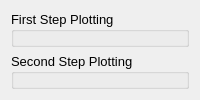
            <widget class="QWidget" name="tab_2">
             <attribute name="title">
              <string>Step Plotting</string>
             </attribute>
             <layout class="QVBoxLayout" name="verticalLayout">
              <item>
               <widget class="QGroupBox" name="groupBox_3">
                <property name="font">
                 <font>
                  <pointsize>10</pointsize>
                 </font>
                </property>
                <property name="title">
                 <string>First Step Plotting</string>
                </property>
                <widget class="QWidget" name="widget_first_step" native="true">
                 <property name="geometry">
                  <rect>
                   <x>230</x>
                   <y>0</y>
                   <width>1551</width>
                   <height>411</height>
                  </rect>
                 </property>
                 <widget class="MatplotlibWidget" name="mplwidget_first_step">
                  <property name="geometry">
                   <rect>
                    <x>290</x>
                    <y>200</y>
                    <width>16</width>
                    <height>16</height>
                   </rect>
                  </property>
                 </widget>
                </widget>
                <widget class="QComboBox" name="comboBox_y_first_step">
                 <property name="geometry">
                  <rect>
                   <x>20</x>
                   <y>60</y>
                   <width>191</width>
                   <height>31</height>
                  </rect>
                 </property>
                 <property name="font">
                  <font>
                   <pointsize>12</pointsize>
                  </font>
                 </property>
                </widget>
                <widget class="QPushButton" name="pushButton_plot_first_step">
                 <property name="enabled">
                  <bool>false</bool>
                 </property>
                 <property name="geometry">
                  <rect>
                   <x>70</x>
                   <y>310</y>
                   <width>81</width>
                   <height>31</height>
                  </rect>
                 </property>
                 <property name="font">
                  <font>
                   <pointsize>13</pointsize>
                  </font>
                 </property>
                 <property name="text">
                  <string>Plot</string>
                 </property>
                </widget>
                <widget class="QLabel" name="label_14">
                 <property name="enabled">
                  <bool>false</bool>
                 </property>
                 <property name="geometry">
                  <rect>
                   <x>20</x>
                   <y>30</y>
                   <width>61</width>
                   <height>31</height>
                  </rect>
                 </property>
                 <property name="font">
                  <font>
                   <pointsize>12</pointsize>
                  </font>
                 </property>
                 <property name="text">
                  <string> Y-Axis</string>
                 </property>
                </widget>
                <widget class="QGroupBox" name="groupBox_first">
                 <property name="enabled">
                  <bool>false</bool>
                 </property>
                 <property name="geometry">
                  <rect>
                   <x>10</x>
                   <y>120</y>
                   <width>211</width>
                   <height>171</height>
                  </rect>
                 </property>
                 <property name="title">
                  <string/>
                 </property>
                 <widget class="QComboBox" name="comboBox_first">
                  <property name="geometry">
                   <rect>
                    <x>10</x>
                    <y>120</y>
                    <width>191</width>
                    <height>31</height>
                   </rect>
                  </property>
                  <property name="font">
                   <font>
                    <pointsize>12</pointsize>
                   </font>
                  </property>
                 </widget>
                 <widget class="QRadioButton" name="radioButton_first_multiply">
                  <property name="geometry">
                   <rect>
                    <x>130</x>
                    <y>10</y>
                    <width>81</width>
                    <height>17</height>
                   </rect>
                  </property>
                  <property name="font">
                   <font>
                    <pointsize>12</pointsize>
                   </font>
                  </property>
                  <property name="text">
                   <string>Multiply</string>
                  </property>
                 </widget>
                 <widget class="QRadioButton" name="radioButton_first_divide">
                  <property name="geometry">
                   <rect>
                    <x>40</x>
                    <y>10</y>
                    <width>71</width>
                    <height>17</height>
                   </rect>
                  </property>
                  <property name="font">
                   <font>
                    <pointsize>12</pointsize>
                   </font>
                  </property>
                  <property name="text">
                   <string>Divide</string>
                  </property>
                  <property name="checked">
                   <bool>true</bool>
                  </property>
                 </widget>
                 <widget class="QRadioButton" name="radioButton_first_plus">
                  <property name="geometry">
                   <rect>
                    <x>30</x>
                    <y>40</y>
                    <width>71</width>
                    <height>17</height>
                   </rect>
                  </property>
                  <property name="font">
                   <font>
                    <pointsize>12</pointsize>
                   </font>
                  </property>
                  <property name="text">
                   <string>Plus</string>
                  </property>
                 </widget>
                 <widget class="QRadioButton" name="radioButton_first_minus">
                  <property name="geometry">
                   <rect>
                    <x>120</x>
                    <y>40</y>
                    <width>71</width>
                    <height>17</height>
                   </rect>
                  </property>
                  <property name="font">
                   <font>
                    <pointsize>12</pointsize>
                   </font>
                  </property>
                  <property name="text">
                   <string>Minus</string>
                  </property>
                 </widget>
                 <widget class="QLabel" name="label_16">
                  <property name="geometry">
                   <rect>
                    <x>10</x>
                    <y>90</y>
                    <width>111</width>
                    <height>31</height>
                   </rect>
                  </property>
                  <property name="font">
                   <font>
                    <pointsize>12</pointsize>
                   </font>
                  </property>
                  <property name="text">
                   <string>Second  Y-Axis</string>
                  </property>
                 </widget>
                 <widget class="QCheckBox" name="checkBox_first">
                  <property name="geometry">
                   <rect>
                    <x>20</x>
                    <y>70</y>
                    <width>131</width>
                    <height>17</height>
                   </rect>
                  </property>
                  <property name="font">
                   <font>
                    <pointsize>12</pointsize>
                   </font>
                  </property>
                  <property name="text">
                   <string>Absolute Value</string>
                  </property>
                 </widget>
                </widget>
               </widget>
              </item>
              <item>
               <widget class="QGroupBox" name="groupBox_4">
                <property name="font">
                 <font>
                  <pointsize>10</pointsize>
                 </font>
                </property>
                <property name="title">
                 <string>Second Step Plotting</string>
                </property>
                <widget class="QWidget" name="widget_second_step" native="true">
                 <property name="geometry">
                  <rect>
                   <x>230</x>
                   <y>0</y>
                   <width>1551</width>
                   <height>411</height>
                  </rect>
                 </property>
                 <widget class="MatplotlibWidget" name="mplwidget_second_step">
                  <property name="geometry">
                   <rect>
                    <x>290</x>
                    <y>200</y>
                    <width>16</width>
                    <height>16</height>
                   </rect>
                  </property>
                 </widget>
                </widget>
                <widget class="QComboBox" name="comboBox_y_second_step">
                 <property name="geometry">
                  <rect>
                   <x>20</x>
                   <y>70</y>
                   <width>201</width>
                   <height>31</height>
                  </rect>
                 </property>
                 <property name="font">
                  <font>
                   <pointsize>12</pointsize>
                  </font>
                 </property>
                </widget>
                <widget class="QPushButton" name="pushButton_plot_second_step">
                 <property name="enabled">
                  <bool>false</bool>
                 </property>
                 <property name="geometry">
                  <rect>
                   <x>70</x>
                   <y>320</y>
                   <width>81</width>
                   <height>31</height>
                  </rect>
                 </property>
                 <property name="font">
                  <font>
                   <pointsize>13</pointsize>
                  </font>
                 </property>
                 <property name="text">
                  <string>Plot</string>
                 </property>
                </widget>
                <widget class="QLabel" name="label_15">
                 <property name="enabled">
                  <bool>false</bool>
                 </property>
                 <property name="geometry">
                  <rect>
                   <x>20</x>
                   <y>40</y>
                   <width>61</width>
                   <height>31</height>
                  </rect>
                 </property>
                 <property name="font">
                  <font>
                   <pointsize>12</pointsize>
                  </font>
                 </property>
                 <property name="text">
                  <string> Y-Axis</string>
                 </property>
                </widget>
                <widget class="QGroupBox" name="groupBox_second">
                 <property name="enabled">
                  <bool>false</bool>
                 </property>
                 <property name="geometry">
                  <rect>
                   <x>10</x>
                   <y>130</y>
                   <width>221</width>
                   <height>171</height>
                  </rect>
                 </property>
                 <property name="title">
                  <string/>
                 </property>
                 <widget class="QComboBox" name="comboBox_second">
                  <property name="geometry">
                   <rect>
                    <x>10</x>
                    <y>120</y>
                    <width>201</width>
                    <height>31</height>
                   </rect>
                  </property>
                  <property name="font">
                   <font>
                    <pointsize>12</pointsize>
                   </font>
                  </property>
                 </widget>
                 <widget class="QRadioButton" name="radioButton_second_multiply">
                  <property name="geometry">
                   <rect>
                    <x>130</x>
                    <y>10</y>
                    <width>81</width>
                    <height>17</height>
                   </rect>
                  </property>
                  <property name="font">
                   <font>
                    <pointsize>12</pointsize>
                   </font>
                  </property>
                  <property name="text">
                   <string>Multiply</string>
                  </property>
                 </widget>
                 <widget class="QRadioButton" name="radioButton_second_divide">
                  <property name="geometry">
                   <rect>
                    <x>40</x>
                    <y>10</y>
                    <width>71</width>
                    <height>17</height>
                   </rect>
                  </property>
                  <property name="font">
                   <font>
                    <pointsize>12</pointsize>
                   </font>
                  </property>
                  <property name="text">
                   <string>Divide</string>
                  </property>
                  <property name="checked">
                   <bool>true</bool>
                  </property>
                 </widget>
                 <widget class="QRadioButton" name="radioButton_second_plus">
                  <property name="geometry">
                   <rect>
                    <x>30</x>
                    <y>40</y>
                    <width>71</width>
                    <height>17</height>
                   </rect>
                  </property>
                  <property name="font">
                   <font>
                    <pointsize>12</pointsize>
                   </font>
                  </property>
                  <property name="text">
                   <string>Plus</string>
                  </property>
                 </widget>
                 <widget class="QRadioButton" name="radioButton_second_minus">
                  <property name="geometry">
                   <rect>
                    <x>120</x>
                    <y>40</y>
                    <width>71</width>
                    <height>17</height>
                   </rect>
                  </property>
                  <property name="font">
                   <font>
                    <pointsize>12</pointsize>
                   </font>
                  </property>
                  <property name="text">
                   <string>Minus</string>
                  </property>
                 </widget>
                 <widget class="QLabel" name="label_17">
                  <property name="geometry">
                   <rect>
                    <x>10</x>
                    <y>90</y>
                    <width>111</width>
                    <height>31</height>
                   </rect>
                  </property>
                  <property name="font">
                   <font>
                    <pointsize>12</pointsize>
                   </font>
                  </property>
                  <property name="text">
                   <string>Second  Y-Axis</string>
                  </property>
                 </widget>
                 <widget class="QCheckBox" name="checkBox_second">
                  <property name="geometry">
                   <rect>
                    <x>20</x>
                    <y>70</y>
                    <width>131</width>
                    <height>17</height>
                   </rect>
                  </property>
                  <property name="font">
                   <font>
                    <pointsize>12</pointsize>
                   </font>
                  </property>
                  <property name="text">
                   <string>Absolute Value</string>
                  </property>
                 </widget>
                </widget>
               </widget>
              </item>
             </layout>
            </widget>
